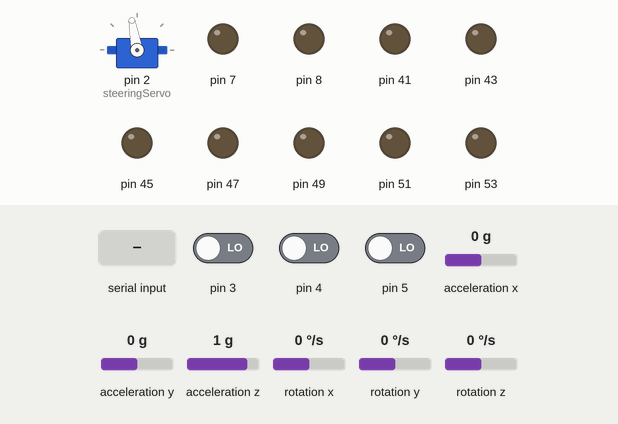
Simulated run of this sketch. Board: Arduino Mega 2560, built with avr-gcc and run on an emulated ATmega2560. Shown: servo, output pins drawn as LEDs (lit = HIGH). Inputs (shaded band) come from the test bench; at power-on: pin 3 LOW, pin 4 LOW, pin 5 LOW, acceleration x 0 g, acceleration y 0 g, acceleration z 1 g, rotation x 0 °/s, rotation y 0 °/s, rotation z 0 °/s. What the sketch prints to the serial monitor is not drawn.

Above: at 14.9 s.
15.0 s: "2" received over the second serial link
Timing chart, 0 to 23.0 s (numbered marks = the images above; inputs shaded):
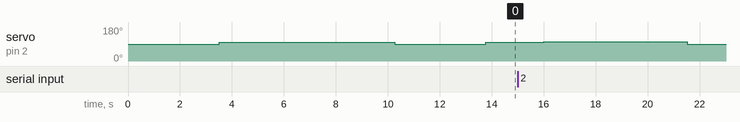

Measured:
- after the input at 15.0 s, servo on pin 2 (steeringServo): 100° → 102° after 1.0 s, → 90° 5.5 s later

The sketch:

main.ino
```cpp
#include <string.h>
#include "functions/IRSensor.cpp"
#include "functions/AccelerationSensor.cpp"
#include "functions/Light.cpp"
#include "functions/Buzzer.cpp"
#include "functions/Steering.cpp"
#include "functions/Motoren.cpp"
#include "functions/BluetoothFunctions.cpp"

// Arduino darf nicht länger als 49.17 Tage am Stück laufen wegen Daten-Überlauf
// Der Arduino braucht ca. 35 Millisekunden, um einmal die loop-Funktion zu durchlaufen.

void setup()
{
    Serial1.begin(9600);
    Serial.begin(9600);

    pinMode(lightFrontPin1, OUTPUT);    // Licht Vorne
    pinMode(lightFrontPin2, OUTPUT);    // Licht Vorne
    pinMode(lightBackPin, OUTPUT);      // Licht Hinten
    pinMode(indicatorLeftPin, OUTPUT);  // Blinker Links
    pinMode(indicatorRightPin, OUTPUT); // Blinker Rechts
    pinMode(bluelightPin1, OUTPUT);     // Blaulicht
    pinMode(bluelightPin2, OUTPUT);     // Blaulicht
    pinMode(bluetoothStatus, INPUT);    // Bluetooth-Status
    pinMode(pin_IRSensorV, INPUT);      // IR-Vorne
    pinMode(pin_IRSensorH, INPUT);      // IR-Hinten
    steeringServo.attach(2);           // PWM-Anschluss des Servo-Motors
    pinMode(powerrel, OUTPUT);
    pinMode(directrel, OUTPUT);
    accelerationSensorSetup(); // Setup für den Beschleunigungssensors
}

void loop()
{
    // Serial.println(millis());

    delay(20);

    checkBluetoothConnection();
    checkBluetoothHeader();
    checkSteering();
    indicator(-1);
    blueLight(-1);
    horn(2);
    siren(sirenSwitch);
    motorbefehl(-1);

    // Sensor Daten auslesen
    accelerationSensorRead(0);
    readIRSensor();

    // Daten an die App senden
    sendBluetoothData(1, String(acceleration));
    // sendBluetoothData(2, String(IRSensorData));
}
```
